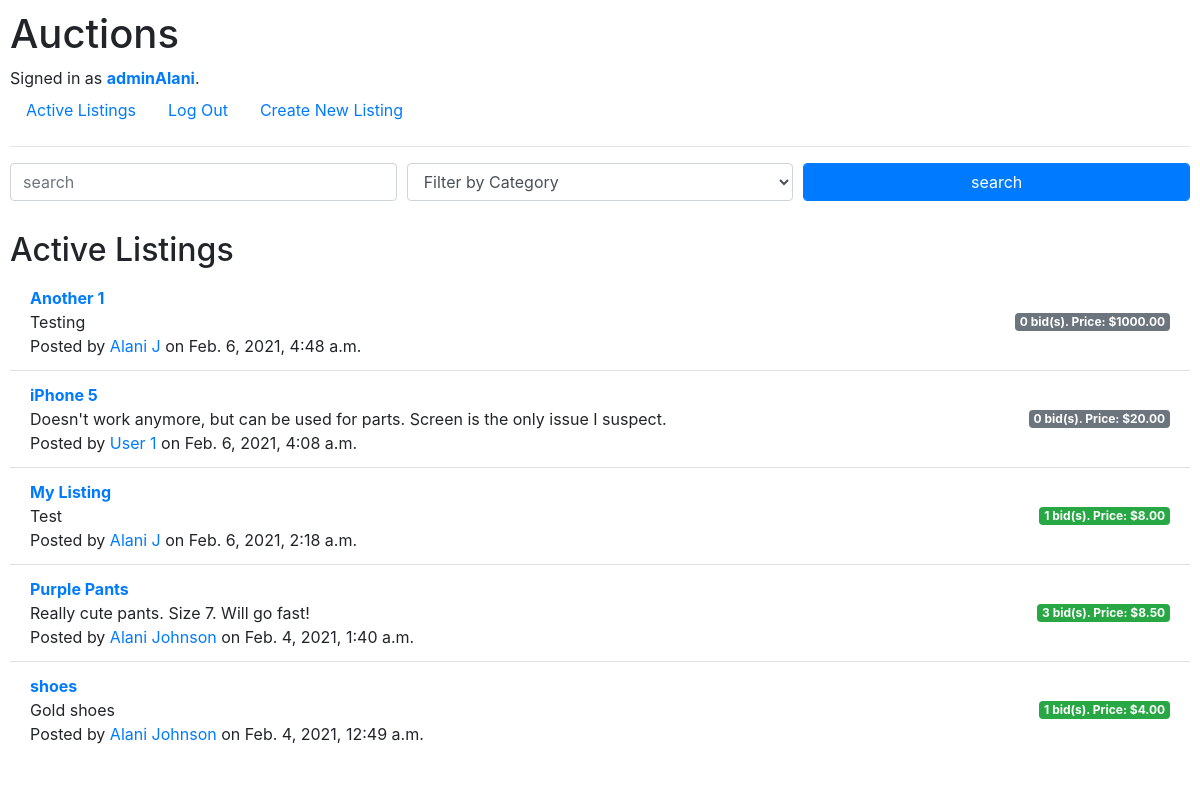
Screenshot of / (signed in) with the database file from the repository.
### auctions/models.py (models this page shows, shortened)
class User(AbstractUser):
    email = models.EmailField('email address', null=True, unique=True)
    date_joined = models.DateTimeField('date joined', default=timezone.now())
    is_admin = models.BooleanField(default=False)
    REQUIRED_FIELDS = ['email']
    objects = UserManager()

class Listing(models.Model):
    author = models.ForeignKey(User, on_delete=models.CASCADE)
    title = models.CharField('Listing Title', max_length=64, null=False, default="")
    description = models.TextField('Listing Description', null=False, default="")
    date_posted = models.DateTimeField('Date Posted', default=timezone.now(), null=False)
    is_open = models.BooleanField('Open',default=True, null=False)
    min_bid = models.DecimalField('Minimum Bid', default=0.00, max_digits=9, decimal_places=2,validators=[MinValueValidator(Decimal('0.00'))])
    category = models.ForeignKey('Category', null=False, default=1, on_delete=models.PROTECT)
    def highest_bid(self):
        bids = self.bids.all()
        if len(bids) != 0:
            return bids.order_by('-amount')[0]
        else:
            return None

class UserProfile(models.Model):
    user = models.OneToOneField(User, on_delete=models.CASCADE, null=False, primary_key=True, related_name='profile')
    first_name = models.CharField('first name', unique=False, max_length = 64, null=False)
    last_name = models.CharField('last name', unique=False, max_length=64, null=False)
    watchlist = models.ManyToManyField(Listing)

class Bid(models.Model):
    listing = models.ManyToManyField(Listing, related_name='bids')
    bidder = models.ForeignKey(User, on_delete=models.CASCADE,related_name='bids')
    amount = models.DecimalField('Bid Amount', max_digits=9, decimal_places=2,validators=[MinValueValidator(Decimal('0.00'))])
    date_bid = models.DateTimeField('Date Bid', default=timezone.now(), null=False)

### auctions/views.py (the view, shortened to what this page needs)
# urls.py: path("", views.index, name="index"),
def index(request):
    active_listings = Listing.objects.filter(is_open=True).order_by('-date_posted')
    category = None
    search = None
    active_listings_dict = {listing: (len(listing.bids.all()),listing.highest_bid()) for listing in active_listings}
    return render(request, "auctions/index.html",{
        "active_listings": active_listings_dict,
        "categories": Category.objects.all(),
        "category": category,
        "s": search
        })

### auctions/templates/auctions/index.html (shortened to what this page needs)
{% extends "auctions/layout.html" %}
{% block body %}
    <form action="" method="post">
        <div class="form-group">
            <div class="form-row">
            <div class="col">
                <input class="form-control" type=text placeholder="search" name="search" {%if s %}value={{s}}{% endif %}>
            </div>
            <div class="col">
                <select class="form-control" name="category">
                      <option value="">Filter by Category</option>
                </select>
            </div>
            <div class="col">
                <input class="form-control btn-primary" type="submit" value="search">
            </div>
        </div>
        </div>
    </form>
    {% include "./listings.html" %}
{% endblock %}

### auctions/templates/auctions/layout.html (shortened to what this page needs)
{% load static %}
<!DOCTYPE html>
<html lang="en">
    <head>
        <link rel="stylesheet" href="https://stackpath.bootstrapcdn.com/bootstrap/4.4.1/css/bootstrap.min.css">
        <link href="{% static 'auctions/styles.css' %}" rel="stylesheet">
    </head>
    <body>
        <h1>Auctions</h1>
        <div>
            {% if user.is_authenticated %}
                Signed in as <a href={% url 'profile' username=user.username %} ><strong>{{ user.username }}</strong></a>.
            {% else %}
                Not signed in.
            {% endif %}
        </div>
        <ul class="nav">
            <li class="nav-item">
                <a class="nav-link" href="{% url 'index' %}">Active Listings</a>
            </li>
            {% if user.is_authenticated %}
                <li class="nav-item">
                    <a class="nav-link" href="/logout?next={{request.path}}">Log Out</a>
                </li>
                <li class="nav-item">
                    <a class="nav-link" href="{% url 'create_listing' %}">Create New Listing</a>
                </li>
            {% endif %}
        </ul>
        <hr>
        {% block body %}
        {% endblock %}
    </body>
</html>

### auctions/templates/auctions/listings.html
    <h2 style="margin-top:30px; margin-bottom:5px;">Active Listings</h2>
    <ul class="list-group list-group-flush">
        {% for listing, data in active_listings.items %}
            <li class="list-group-item d-flex justify-content-between align-items-center">
                <span> <div> <a href={% url 'listing' id=listing.id %} ><strong>{{listing.title}}</strong></a></div>
                    <div>{{listing.description}}</div>
                    Posted by <a href={% url 'profile' username=listing.author.username %} >{{listing.author.profile.first_name}} {{listing.author.profile.last_name}}</a> on {{listing.date_posted}}</span>
                <span class="badge {% if data.0 != 0 %}badge-success{% else %}badge-secondary{% endif %}">{{data.0}} bid(s). Price:
                    {% if data.0 != 0 %}
                        ${{data.1.amount}}
                    {% else %}
                        ${{listing.min_bid}}
                    {% endif %}
                </span>
              </li>
        {% endfor %}
    </ul>

### auctions/static/auctions/styles.css (style rules this page uses)
body { padding: 10px; }

### rows the page displays
User: username "adminAlani"
Listing: title "Another 1", description "Testing", author.profile.first_name "Alani", author.profile.last_name "J", date_posted "Feb. 6, 2021, 4:48 a.m.", data "0", min_bid "1000.00"
Listing: title "iPhone 5", description "Doesn't work anymore, but can be used for parts. Screen is the only issue I suspect.", author.profile.first_name "User", author.profile.last_name "1", date_posted "Feb. 6, 2021, 4:08 a.m.", data "0", min_bid "20.00"
Listing: title "My Listing", description "Test", author.profile.first_name "Alani", author.profile.last_name "J", date_posted "Feb. 6, 2021, 2:18 a.m.", data "1", amount "8.00"
Listing: title "Purple Pants", description "Really cute pants. Size 7. Will go fast!", author.profile.first_name "Alani", author.profile.last_name "Johnson", date_posted "Feb. 4, 2021, 1:40 a.m.", data "3", amount "8.50"
Listing: title "shoes", description "Gold shoes", author.profile.first_name "Alani", author.profile.last_name "Johnson", date_posted "Feb. 4, 2021, 12:49 a.m.", data "1", amount "4.00"
